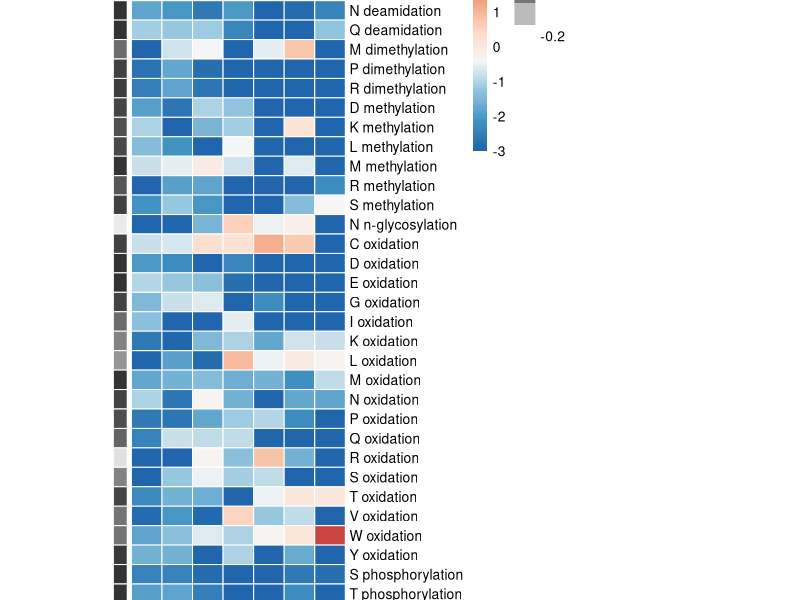
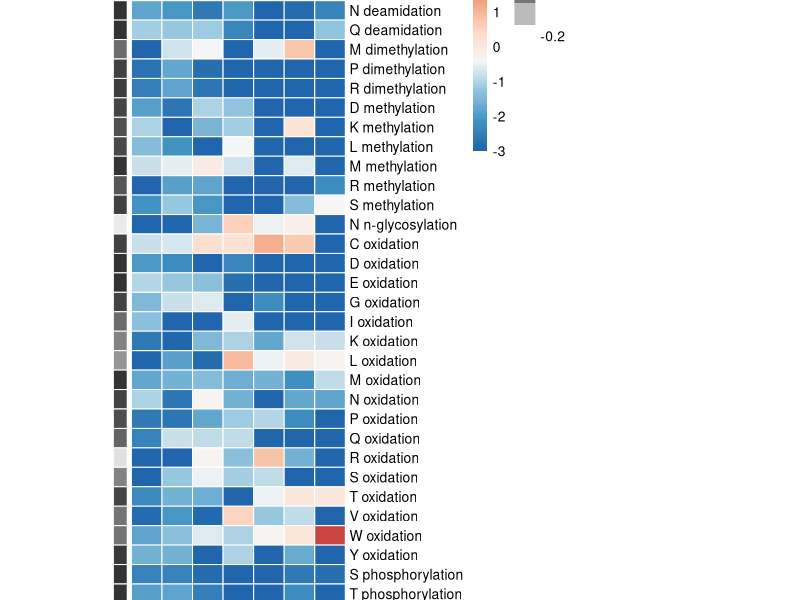

Write R code to recreate these figures, in order.
# =============================================================================
# FIGURE 4B: PTM Position Enrichment Heatmap
# =============================================================================
# Shows log2 enrichment of PTM positions vs background amino acid frequencies
# Data source: data_ptm_sites.csv, data_background.csv (from data_loader.R)
# =============================================================================

library(dplyr)
library(pheatmap)

# =============================================================================
# CONFIGURATION
# =============================================================================
positions <- 8:14   # Peptide positions to analyze (length 8-14)
min_count <- 20     # Minimum occurrences for a PTM+Residue combination

output_dir <- "figure_panels"
dir.create(output_dir, showWarnings = FALSE)

# =============================================================================
# LOAD DATA
# =============================================================================
cat("=== Figure 4B: PTM Position Enrichment Heatmap ===\n\n")

# Load PTM data
ptm_data <- read.csv("figure_panels/data_ptm_sites.csv", stringsAsFactors = FALSE)

# Filter to length 8-14
ptm_data <- ptm_data %>% filter(Length >= 8 & Length <= 14)

# Create PTM_Residue label
ptm_data$PTM_Residue <- paste(ptm_data$Residue, tolower(ptm_data$PTM))
cat("Loaded", nrow(ptm_data), "PTM records (length 8-14)\n")

# Load background peptides
background <- read.csv("figure_panels/data_background.csv", stringsAsFactors = FALSE)

# Filter to length 8-14
background <- background %>% filter(Length >= 8 & Length <= 14)
bg_peptides <- background$Peptide
cat("Background peptides (length 8-14):", length(bg_peptides), "\n\n")

# =============================================================================
# CALCULATE BACKGROUND AA POSITIONAL DISTRIBUTION
# =============================================================================
# For each AA: what fraction of that AA occurs at each position?
# This is the correct comparison: P(position | AA) for both modified and background

aa_list <- c("A","C","D","E","F","G","H","I","K","L","M","N","P","Q","R","S","T","V","W","Y")

# First, count each AA at each position
bg_counts <- matrix(0, nrow = length(aa_list), ncol = length(positions))
rownames(bg_counts) <- aa_list
colnames(bg_counts) <- positions

for (pos in positions) {
  aa_at_pos <- sapply(bg_peptides, function(pep) {
    if (nchar(pep) >= pos) substr(pep, pos, pos) else NA
  })
  aa_at_pos <- aa_at_pos[!is.na(aa_at_pos)]
  freq_table <- table(aa_at_pos)
  for (aa in names(freq_table)) {
    if (aa %in% aa_list) {
      bg_counts[aa, as.character(pos)] <- freq_table[aa]
    }
  }
}

# Now convert to POSITIONAL DISTRIBUTION for each AA
# bg_freq[aa, pos] = count of AA at position / total count of AA across all positions
bg_freq <- bg_counts
for (aa in aa_list) {
  total_aa <- sum(bg_counts[aa, ])
  if (total_aa > 0) {
    bg_freq[aa, ] <- bg_counts[aa, ] / total_aa
  }
}

# Report some stats
cat("Background AA positional distribution calculated\n")
cat("Example - Cysteine (C) distribution:\n")
cat("  Total C in background:", sum(bg_counts["C", ]), "\n")
cat("  C at pos 8:", sprintf("%.2f%%", 100*bg_freq["C", "8"]), "\n")
cat("  C at pos 9:", sprintf("%.2f%%", 100*bg_freq["C", "9"]), "\n\n")

# =============================================================================
# CALCULATE PTM POSITION FREQUENCIES AND ENRICHMENT
# =============================================================================

# Filter to combinations with sufficient counts
combo_counts <- table(ptm_data$PTM_Residue)
valid_combos <- names(combo_counts[combo_counts >= min_count])
cat("PTM+Residue combinations with >=", min_count, "occurrences:", length(valid_combos), "\n\n")

# Initialize result matrices
enrichment_matrix <- matrix(NA, nrow = length(valid_combos), ncol = length(positions))
rownames(enrichment_matrix) <- valid_combos
colnames(enrichment_matrix) <- positions

correlation_vector <- numeric(length(valid_combos))
names(correlation_vector) <- valid_combos

# Calculate enrichment for each PTM+Residue combination
for (combo in valid_combos) {
  subset_data <- ptm_data[ptm_data$PTM_Residue == combo, ]
  target_residue <- subset_data$Residue[1]

  # Skip non-standard residues (like N-term)
  if (!(target_residue %in% aa_list)) {
    cat("  Skipping", combo, "(non-standard residue)\n")
    next
  }

  # Get position frequencies for this PTM
  pos_freq <- numeric(length(positions))
  names(pos_freq) <- positions

  for (pos in positions) {
    # Count how many modifications occur at this position
    n_at_pos <- sum(subset_data$Site == pos, na.rm = TRUE)
    # Normalize by total for this PTM
    pos_freq[as.character(pos)] <- n_at_pos / nrow(subset_data)
  }

  # Get background frequency for the target residue at each position
  bg_residue_freq <- bg_freq[target_residue, ]

  # Calculate log2 enrichment (add small pseudocount to avoid log(0))
  pseudocount <- 0.001
  enrichment <- log2((pos_freq + pseudocount) / (bg_residue_freq + pseudocount))
  enrichment_matrix[combo, ] <- enrichment

  # Calculate correlation between PTM position distribution and background
  correlation_vector[combo] <- cor(pos_freq, bg_residue_freq, use = "complete.obs")
}

# Replace infinite values with NA
enrichment_matrix[is.infinite(enrichment_matrix)] <- NA

# Remove rows with all NA (skipped combinations)
valid_rows <- apply(enrichment_matrix, 1, function(x) !all(is.na(x)))
enrichment_matrix <- enrichment_matrix[valid_rows, ]
correlation_vector <- correlation_vector[valid_rows]

cat("\nValid combinations after filtering:", nrow(enrichment_matrix), "\n")

# =============================================================================
# PREPARE DATA FOR HEATMAP
# =============================================================================

# Parse PTM and Residue from row names for sorting
row_info <- data.frame(
  combo = rownames(enrichment_matrix),
  stringsAsFactors = FALSE
)
# Extract residue (first character/word) and PTM (rest)
row_info$Residue <- sapply(strsplit(row_info$combo, " "), `[`, 1)
row_info$PTM <- sapply(strsplit(row_info$combo, " "), function(x) paste(x[-1], collapse = " "))

# Sort by PTM first, then by Residue within each PTM
row_info <- row_info[order(row_info$PTM, row_info$Residue), ]
row_order <- match(row_info$combo, rownames(enrichment_matrix))

enrichment_ordered <- enrichment_matrix[row_order, ]
correlation_ordered <- correlation_vector[row_order]

cat("Sorted by PTM type, then by amino acid\n")

# Create combined matrix with correlation column
combined_matrix <- cbind(Corr = correlation_ordered, enrichment_ordered)

# Cap extreme values for better visualization
cap_value <- 3
combined_matrix[, -1] <- pmin(pmax(combined_matrix[, -1], -cap_value), cap_value)

# =============================================================================
# CREATE HEATMAP - PNG
# =============================================================================
cat("Generating heatmap...\n")

# Create annotation for row names (format nicely)
row_labels <- rownames(combined_matrix)

# Color palettes
enrichment_colors <- colorRampPalette(c("#2166AC", "#4393C3", "#92C5DE", "#F7F7F7",
                                         "#FDDBC7", "#F4A582", "#D6604D", "#B2182B"))(100)

# Create row annotation for correlation
row_annotation <- data.frame(
  Corr = combined_matrix[, "Corr"]
)
rownames(row_annotation) <- rownames(combined_matrix)

# Annotation colors
ann_colors <- list(
  Corr = colorRampPalette(c("white", "gray20"))(100)
)

# Calculate figure dimensions based on data
n_rows <- nrow(combined_matrix)
n_cols <- length(positions)
cell_w <- 22
cell_h <- 14
fig_width <- (n_cols * cell_w / 72) + 6  # cells + margins for labels/legend
fig_height <- (n_rows * cell_h / 72) + 2.5  # cells + margins for title

# Save heatmap
png(file.path(output_dir, "Figure4B_Position_Enrichment.png"),
    width = fig_width, height = fig_height, units = "in", res = 300)

# Use pheatmap with correlation annotation
pheatmap(
  combined_matrix[, -1],  # Exclude Corr column for main heatmap
  cluster_rows = FALSE,   # Already ordered by PTM then AA
  cluster_cols = FALSE,
  color = enrichment_colors,
  breaks = seq(-cap_value, cap_value, length.out = 101),
  border_color = "white",
  cellwidth = cell_w,
  cellheight = cell_h,
  fontsize_row = 10,
  fontsize_col = 11,
  main = "Enrichment: Modified vs Background\n(PTM+Residue combinations with \u226520 occurrences)",
  labels_row = row_labels,
  labels_col = as.character(positions),
  legend = TRUE,
  legend_breaks = c(-3, -2, -1, 0, 1, 2, 3),
  legend_labels = c("-3", "-2", "-1", "0", "1", "2", "3"),
  annotation_row = row_annotation,
  annotation_colors = ann_colors,
  annotation_legend = TRUE,
  annotation_names_row = TRUE
)

dev.off()
cat("Saved: figure_panels/Figure4B_Position_Enrichment.png\n")

# =============================================================================
# CREATE HEATMAP - PDF
# =============================================================================
pdf(file.path(output_dir, "Figure4B_Position_Enrichment.pdf"),
    width = fig_width, height = fig_height)

pheatmap(
  combined_matrix[, -1],
  cluster_rows = FALSE,
  cluster_cols = FALSE,
  color = enrichment_colors,
  breaks = seq(-cap_value, cap_value, length.out = 101),
  border_color = "white",
  cellwidth = cell_w,
  cellheight = cell_h,
  fontsize_row = 10,
  fontsize_col = 11,
  main = "Enrichment: Modified vs Background\n(PTM+Residue combinations with \u226520 occurrences)",
  labels_row = row_labels,
  labels_col = as.character(positions),
  legend = TRUE,
  legend_breaks = c(-3, -2, -1, 0, 1, 2, 3),
  legend_labels = c("-3", "-2", "-1", "0", "1", "2", "3"),
  annotation_row = row_annotation,
  annotation_colors = ann_colors,
  annotation_legend = TRUE,
  annotation_names_row = TRUE
)

dev.off()
cat("Saved: figure_panels/Figure4B_Position_Enrichment.pdf\n")

# =============================================================================
# SAVE DATA
# =============================================================================
write.csv(combined_matrix, file.path(output_dir, "data_figure4B_enrichment.csv"))
cat("Saved: figure_panels/data_figure4B_enrichment.csv\n")

# =============================================================================
# SUMMARY
# =============================================================================
cat("\n=== Figure 4B Summary ===\n")
cat("PTM+Residue combinations shown:", nrow(combined_matrix), "\n")
cat("Positions analyzed: 8-14\n")
cat("Peptide length filter: 8-14\n")
cat("Sorted by: PTM type, then amino acid\n")
cat("Enrichment = log2(P(position|modified) / P(position|AA in background))\n")
cat("Color scale: capped at +/-", cap_value, "\n")
cat("Correlation: Pearson correlation between modified and background positional distributions\n")
